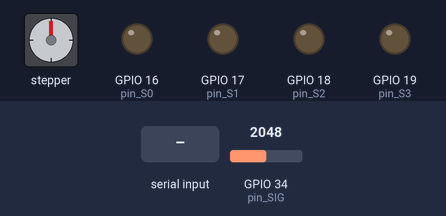
A sketch run on a simulated ESP32. Shown: stepper motor, output pins drawn as LEDs (lit = HIGH). Inputs (shaded band) come from the test bench; at power-on: GPIO 34 (pin_SIG) = 2048. Stepper angles assume 2048 steps per turn; what the sketch prints to the serial monitor is not drawn.

Above: at 8.2 s.
8.3 s: "s" received over Serial
At 8.75 s:
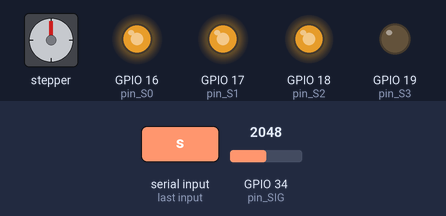
11.3 s: GPIO 34 (pin_SIG) set to 3603
14.3 s: GPIO 34 (pin_SIG) set to 3088
17.3 s: GPIO 34 (pin_SIG) set to 2975
At 18.7 s:
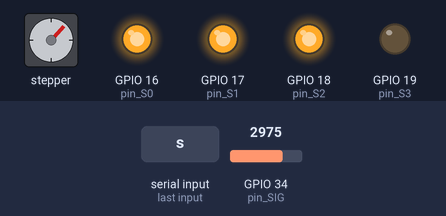
19.0 s: "S" received over Serial
At 19.87 s:
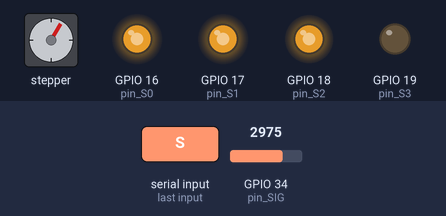
Timing chart, 0 to 23.0 s (numbered marks = the images above; inputs shaded):
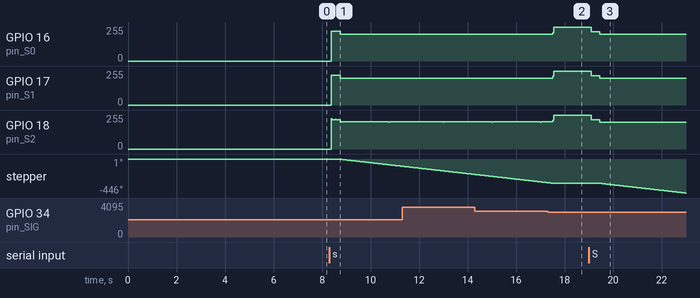

Measured:
- after the input at 8.3 s, GPIO 16 (pin_S0), GPIO 17 (pin_S1): 0/255 → 222/255 after 0.09 s, → 202/255 0.36 s later; GPIO 18 (pin_S2): 0/255 → 218/255 after 0.09 s, → 205/255 0.36 s later; stepper: keeps turning counter-clockwise at about 36°/s, starting after 0.39 s
- after the input at 17.3 s, GPIO 16 (pin_S0), GPIO 17 (pin_S1): 202/255 → 255/255 after 0.21 s; stepper: goes on until 17.5 s, then stays -317°
- after the input at 19.0 s, GPIO 16 (pin_S0): 255/255 → 221/255 after 0.09 s, → 202/255 0.36 s later; GPIO 17 (pin_S1): 255/255 → 218/255 after 0.09 s, → 202/255 0.36 s later; GPIO 18 (pin_S2): 255/255 → 218/255 after 0.09 s, → 201/255 0.36 s later; stepper: keeps turning counter-clockwise at about 36°/s, starting after 0.41 s

The sketch:

woodstruct_test.ino
```cpp
#include <Stepper.h>

// ==========================================
// 🔌 硬體腳位定義 (Pin Definitions)
// ==========================================
const int stepsPerRevolution = 2048;
Stepper myStepper(stepsPerRevolution, 13, 27, 14, 33);
#define MOTOR_DIR -1

const int pin_S0 = 16, pin_S1 = 17, pin_S2 = 18, pin_S3 = 19;
const int pin_SIG = 34;

// ==========================================
// 🧠 校正用變數 (擷取自原主程式)
// ==========================================
int baseline_white[8] = {0};
int baseline_black[8] = {0};
int jump_up[8] = {0};
int jump_down[8] = {0};
bool isCalibrated = false;
bool motorShouldRun = false;

// 斷電防發熱保護
void motorCoilsOff() {
    digitalWrite(13, LOW);
    digitalWrite(27, LOW);
    digitalWrite(14, LOW);
    digitalWrite(33, LOW);
}

// 你的紅外線初始化校正函式
void calibrateSensors() {
    bool prevMotorState = motorShouldRun;
    motorShouldRun = false;
    delay(30);

    Serial.println("\n⚙️ [階段 1] 測量白紙基準值...");
    long temp_sum[8] = {0};
    int samples = 50;

    for (int s = 0; s < samples; s++) {
        for (int i = 0; i < 8; i++) {
            digitalWrite(pin_S0, bitRead(i, 0));
            digitalWrite(pin_S1, bitRead(i, 1));
            digitalWrite(pin_S2, bitRead(i, 2));
            digitalWrite(pin_S3, bitRead(i, 3));
            delayMicroseconds(5);
            analogRead(pin_SIG);
            temp_sum[i] += analogRead(pin_SIG);
        }
        delay(5);
    }
    for (int i = 0; i < 8; i++) {
        baseline_white[i] = temp_sum[i] / samples;
        baseline_black[i] = baseline_white[i];
    }

    Serial.println("⚙️ [階段 2] 尋找校正黑線... 馬達啟動動態掃描！");

    bool blackLineDetected = false;
    bool blackLinePassed = false;
    int bufferSteps = 0;
    const int bufferLimit = 40;
    const int maxSearchSteps = 9000;
    int step_count = 0;

    while (step_count < maxSearchSteps) {
        myStepper.step(MOTOR_DIR);
        step_count++;

        bool currentStepHitBlack = false;

        for (int i = 0; i < 8; i++) {
            digitalWrite(pin_S0, bitRead(i, 0));
            digitalWrite(pin_S1, bitRead(i, 1));
            digitalWrite(pin_S2, bitRead(i, 2));
            digitalWrite(pin_S3, bitRead(i, 3));
            delayMicroseconds(5);

            analogRead(pin_SIG);
            int val = analogRead(pin_SIG);

            if (val > baseline_black[i]) {
                baseline_black[i] = val;
            }
            if (val > (baseline_white[i] + 1000)) {
                currentStepHitBlack = true;
            }
        }

        if (!blackLineDetected && currentStepHitBlack) {
            blackLineDetected = true;
            Serial.println("👀 發現黑線邊緣！持續推進直到完全跨過黑線...");
        }

        if (blackLineDetected && !currentStepHitBlack) {
            if (!blackLinePassed) {
                blackLinePassed = true;
                Serial.println("⚪ 已完全跨過黑線進入白紙區！開始推進起始緩衝距離...");
            }
        }

        if (blackLinePassed) {
            bufferSteps++;
            if (bufferSteps >= bufferLimit) {
                Serial.println("🛑 已完美停在黑線後方的白紙起始區，停止掃描。");
                break;
            }
        }
    }

    if (!blackLineDetected) {
        Serial.println("⚠️ 警告：超過最大搜尋範圍仍未發現黑線！請確認紙帶是否有放好。");
    }

    motorCoilsOff();

    Serial.println("✅ 校正完成！各通道動態參數如下：");
    for (int i = 0; i < 8; i++) {
        int delta = baseline_black[i] - baseline_white[i];
        if (delta < 200) delta = 500;
        jump_up[i] = delta * 0.6;
        jump_down[i] = delta * 0.4;

        Serial.printf("通道[%d] 白:%4d | 黑:%4d | 觸發區間: +%d ~ +%d\n",
                      i, baseline_white[i], baseline_black[i], jump_down[i], jump_up[i]);
        delay(5);
    }
    //Serial.println("\n🏁 初始化測試結束，馬達將進入無限運轉模式...");

    isCalibrated = true;
    motorShouldRun = prevMotorState;
}

// ==========================================
// 🚀 主程式
// ==========================================
void setup() {
    Serial.begin(115200);
    delay(7000);

    // 1. 初始化 MUX 與紅外線腳位
    pinMode(pin_S0, OUTPUT);
    pinMode(pin_S1, OUTPUT);
    pinMode(pin_S2, OUTPUT);
    pinMode(pin_S3, OUTPUT);
    pinMode(pin_SIG, INPUT);

    // 2. 初始化馬達轉速與狀態
    myStepper.setSpeed(10);
    motorCoilsOff();

    Serial.println("\n\n===================================");
    Serial.println("🛠️ 硬體組裝測試程式 輸入s啟動");
    Serial.println("===================================");

    // 3. 執行紅外線初始化測試
    /*while(1){
        if (Serial.available()) {
            char c = Serial.read();

            // 如果收到小寫 s 或大寫 S
            if (c == 's' || c == 'S') {
                calibrateSensors();
            }
        }
        break;
    }
    motorCoilsOff();
    */
}

void loop() {
    // 1. 監聽序列埠指令
    if (Serial.available()) {
        char c = Serial.read();

        // 如果收到小寫 s 或大寫 S
        if (c == 's' || c == 'S') {
            // 把緩衝區裡多餘的換行符號清空
            while(Serial.available()) Serial.read();

            Serial.println("\n🔄 收到指令 (S)，手動觸發紅外線校正程序...");

            // 🌟 核心修改：直接呼叫校正函式
            calibrateSensors();

            Serial.println("✅ 本次校正測試完畢！(再次輸入 s 可重新測試)");
        }
    }

    // 2. 空迴圈中加入微小延遲，讓出 CPU 資源避免當機
    delay(20);
}
```
